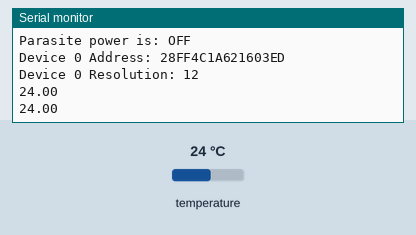
This program was run on a simulated STM32 Blue Pill. Parts: the last lines printed to the serial monitor. The test bench sets the inputs (shaded band); at power-on: temperature 24 °C.

Above: at 2.8 s.
2.9 s: temperature set to 12 °C
At 4.3 s:
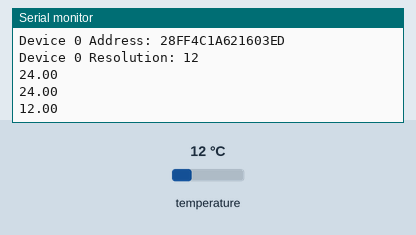
4.7 s: temperature set to 19 °C
At 4.7 s:
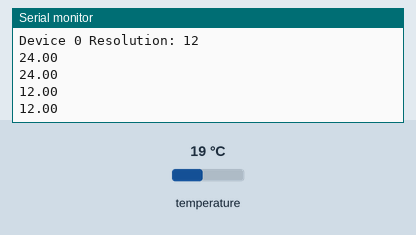
Timing chart, 0 to 7.7 s (numbered marks = the images above; inputs shaded):
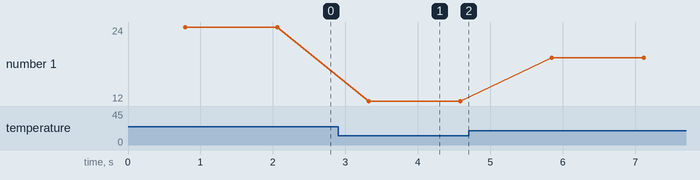

The program:

main.cpp
```cpp
#include <Arduino.h>
#include <OneWire.h>
#include <DallasTemperature.h>

#define RST PB6
#define SWDIO PB14
#define SWCLK PB13
#define SWIM PB11
#define LED PA9

// Data wire is plugged into port 2 on the Arduino
#define ONE_WIRE_BUS SWIM

// Setup a oneWire instance to communicate with any OneWire devices (not just Maxim/Dallas temperature ICs)
OneWire oneWire(ONE_WIRE_BUS);

// Pass our oneWire reference to Dallas Temperature.
DallasTemperature sensors(&oneWire);

// arrays to hold device address
DeviceAddress insideThermometer;

// function to print a device address
void printAddress(DeviceAddress deviceAddress)
{
  for (uint8_t i = 0; i < 8; i++)
  {
    if (deviceAddress[i] < 16) Serial.print("0");
    Serial.print(deviceAddress[i], HEX);
  }
}

/*
 * Setup function. Here we do the basics
 */
void setup(void)
{
  // start serial port
  Serial.begin(115200);
  Serial.println("Dallas Temperature IC Control Library Demo");

  // locate devices on the bus
  Serial.print("Locating devices...");
  sensors.begin();
  Serial.print("Found ");
  Serial.print(sensors.getDeviceCount(), DEC);
  Serial.println(" devices.");

  // report parasite power requirements
  Serial.print("Parasite power is: ");
  if (sensors.isParasitePowerMode()) Serial.println("ON");
  else Serial.println("OFF");

  // Assign address manually. The addresses below will beed to be changed
  // to valid device addresses on your bus. Device address can be retrieved
  // by using either oneWire.search(deviceAddress) or individually via
  // sensors.getAddress(deviceAddress, index)
  // Note that you will need to use your specific address here
  //insideThermometer = { 0x28, 0x1D, 0x39, 0x31, 0x2, 0x0, 0x0, 0xF0 };

  // Method 1:
  // Search for devices on the bus and assign based on an index. Ideally,
  // you would do this to initially discover addresses on the bus and then
  // use those addresses and manually assign them (see above) once you know
  // the devices on your bus (and assuming they don't change).
  if (!sensors.getAddress(insideThermometer, 0)) Serial.println("Unable to find address for Device 0");

  // method 2: search()
  // search() looks for the next device. Returns 1 if a new address has been
  // returned. A zero might mean that the bus is shorted, there are no devices,
  // or you have already retrieved all of them. It might be a good idea to
  // check the CRC to make sure you didn't get garbage. The order is
  // deterministic. You will always get the same devices in the same order
  //
  // Must be called before search()
  //oneWire.reset_search();
  // assigns the first address found to insideThermometer
  //if (!oneWire.search(insideThermometer)) Serial.println("Unable to find address for insideThermometer");

  // show the addresses we found on the bus
  Serial.print("Device 0 Address: ");
  printAddress(insideThermometer);
  Serial.println();

  // set the resolution to 9 bit (Each Dallas/Maxim device is capable of several different resolutions)
  sensors.setResolution(insideThermometer, 12);

  Serial.print("Device 0 Resolution: ");
  Serial.print(sensors.getResolution(insideThermometer), DEC);
  Serial.println();
}

// function to print the temperature for a device
void printTemperature(DeviceAddress deviceAddress)
{
  // method 1 - slower
  //Serial.print("Temp C: ");
  //Serial.print(sensors.getTempC(deviceAddress));
  //Serial.print(" Temp F: ");
  //Serial.print(sensors.getTempF(deviceAddress)); // Makes a second call to getTempC and then converts to Fahrenheit

  // method 2 - faster
  float tempC = sensors.getTempC(deviceAddress);
  Serial.println(tempC);
}
/*
 * Main function. It will request the tempC from the sensors and display on Serial.
 */
void loop(void)
{
  // call sensors.requestTemperatures() to issue a global temperature
  // request to all devices on the bus
  sensors.requestTemperatures(); // Send the command to get temperatures

  // It responds almost immediately. Let's print out the data
  printTemperature(insideThermometer); // Use a simple function to print out the data

  delay(500);
}
```

Measured:
- after the input at 2.9 s, the serial monitor: prints a new line after 0.42 s (image 1)
- plotted number 1: 12 → 19 after the input at 4.7 s
